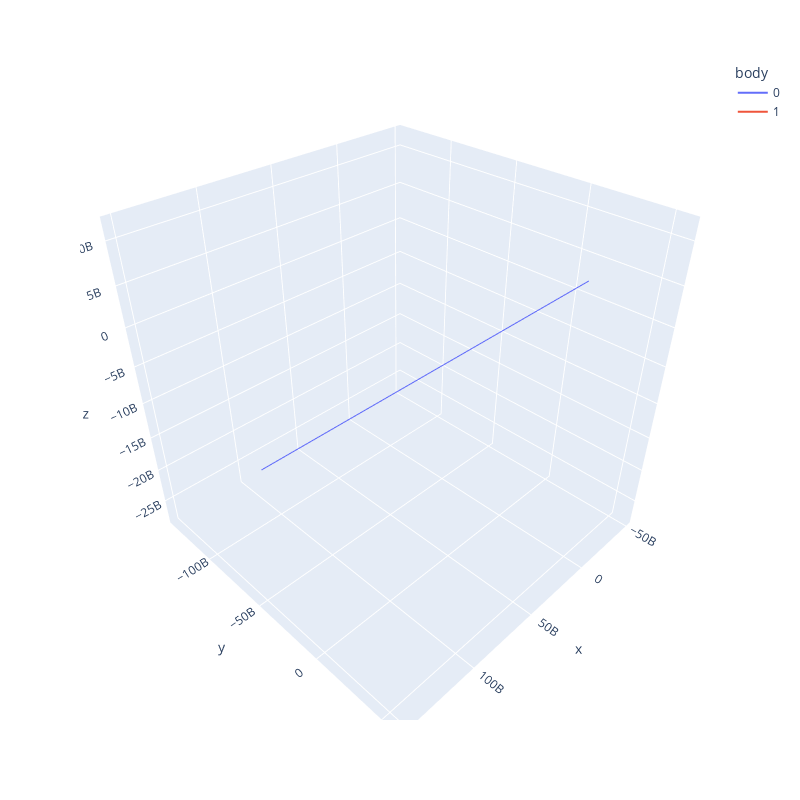

Write notebook code for a chart like this one.
### Code cell
fig = px.line_3d(df, x="x", y="y", z="z", color="body", width = 800, height = 800)
fig.show()

### Figure 1 — Plotly figure (JSON) as saved in the notebook; plotly's stock layout.template omitted (floating-point values rounded to 4 significant figures; data arrays with more than 128 entries replaced by an {"elided": "..."} marker saying what was removed)
{"data": [{"hovertemplate": "body=0<br>x=%{x}<br>y=%{y}<br>z=%{z}<extra></extra>", "legendgroup": "0", "line": {"color": "#636efa", "dash": "solid"}, "mode": "lines", "name": "0", "scene": "scene", "showlegend": true, "type": "scatter3d", "x": {"elided": "4999 float values"}, "y": {"elided": "4999 float values"}, "z": {"elided": "4999 float values"}}, {"hovertemplate": "body=1<br>x=%{x}<br>y=%{y}<br>z=%{z}<extra></extra>", "legendgroup": "1", "line": {"color": "#EF553B", "dash": "solid"}, "mode": "lines", "name": "1", "scene": "scene", "showlegend": true, "type": "scatter3d", "x": {"elided": "4999 float values"}, "y": {"elided": "4999 float values"}, "z": {"elided": "4999 float values"}}], "layout": {"height": 800, "legend": {"title": {"text": "body"}, "tracegroupgap": 0}, "margin": {"t": 60}, "scene": {"domain": {"x": [0, 1], "y": [0, 1]}, "xaxis": {"title": {"text": "x"}}, "yaxis": {"title": {"text": "y"}}, "zaxis": {"title": {"text": "z"}}}, "width": 800}}
